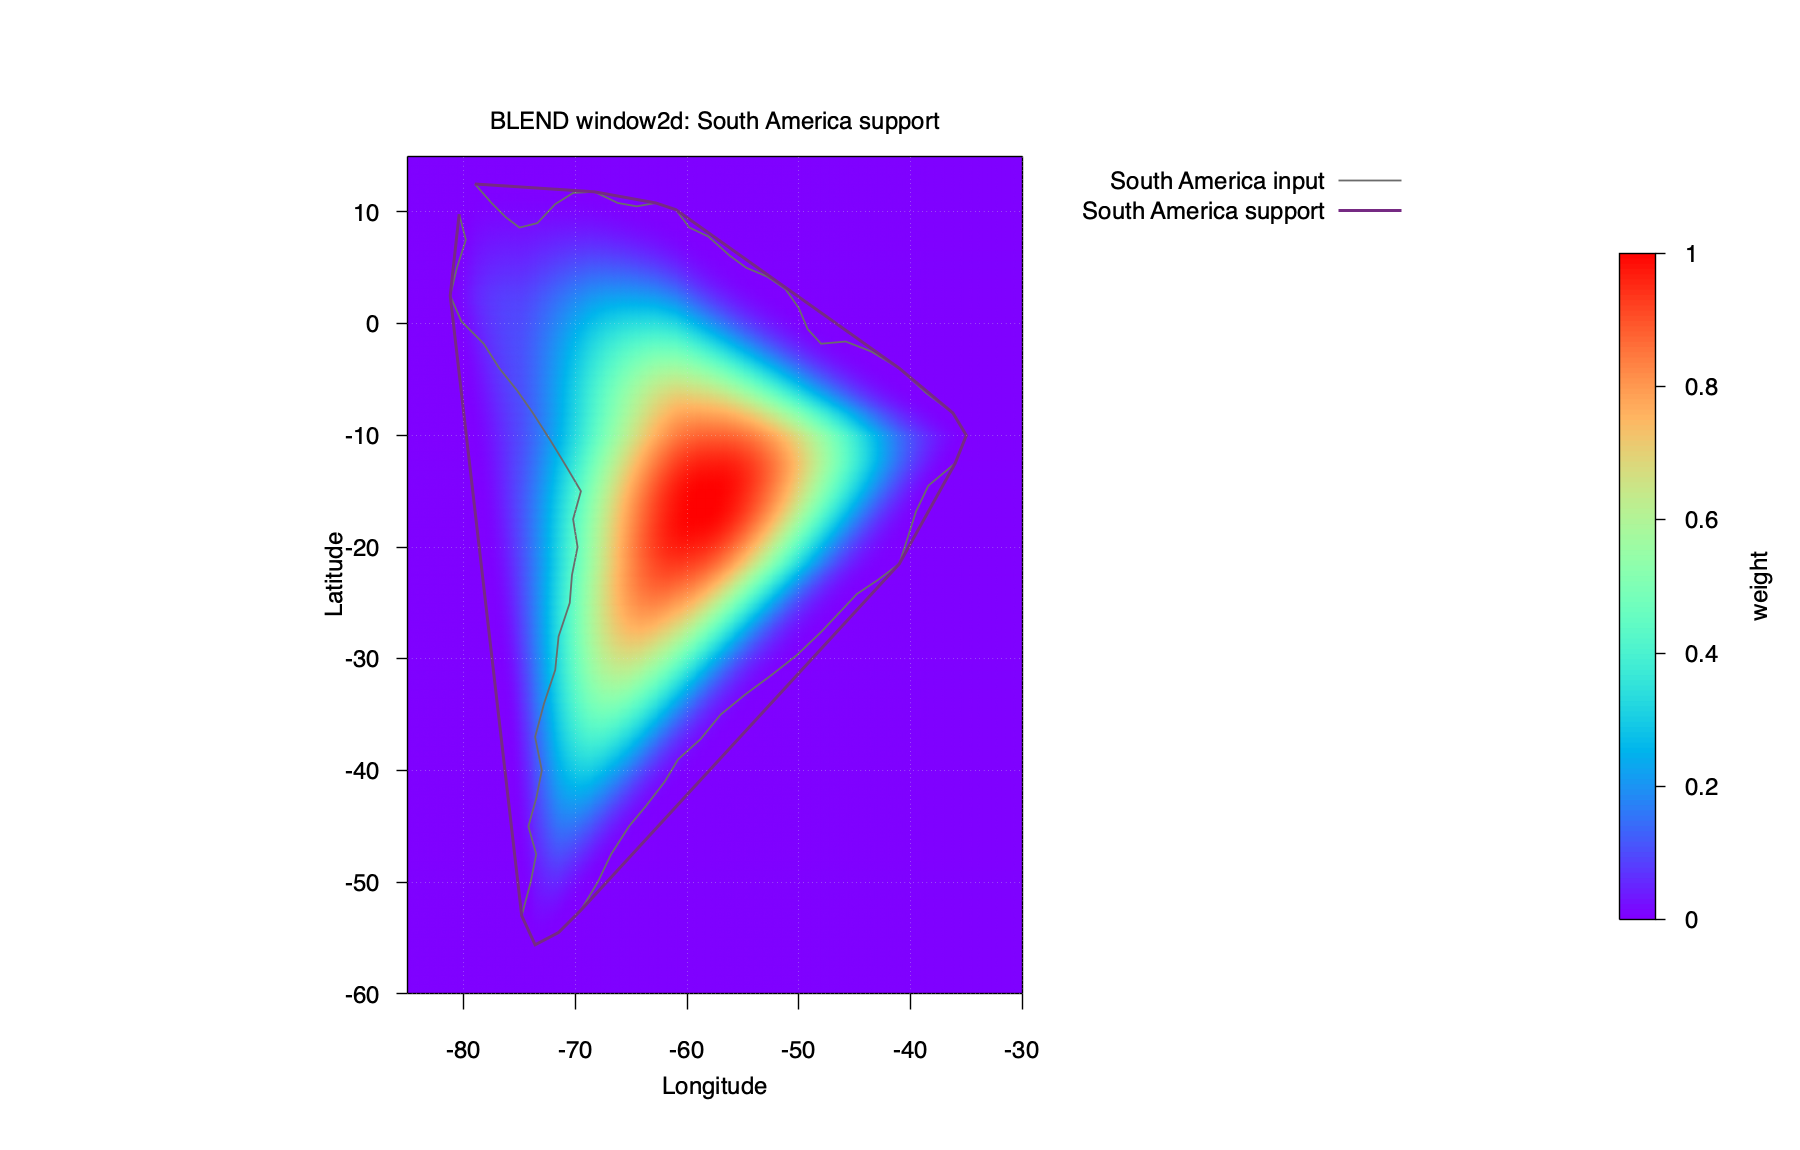

Reproduce this figure in gnuplot.
set terminal pngcairo size 1800,1150 enhanced font "Helvetica,18"
set output "ex03_window2d.png"
set title "BLEND window2d: South America support"
set xlabel "Longitude"
set ylabel "Latitude"
set xrange [-85:-30]
set yrange [-60:15]
set cbrange [0:1]
set palette rgb 33,13,10
set colorbox vertical user origin 0.90,0.20 size 0.020,0.58
set cblabel "weight" offset 1.5,0
set border lw 1.4
set tics out nomirror
set grid lw 0.8 lc rgb "#d9dee7"
set size ratio -1
set key outside right top spacing 1.25
set view map
set pm3d map interpolate 1,1 corners2color mean

splot "ex03_window2d_grid.txt" using 1:2:3 with pm3d notitle, \
      "south_america.txt" using 1:2:(1.01) with lines lw 1.8 lc rgb "#6b6b6b" title "South America input", \
      "south_america_monotone.txt" using 1:2:(1.02) with lines lw 3.0 lc rgb "#762a83" title "South America support"
